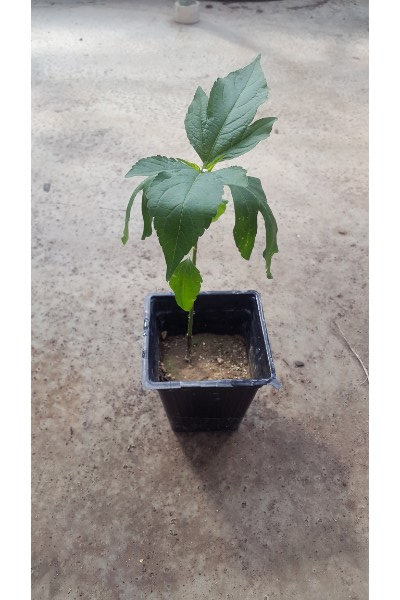
#> input picture ragweed_front.jpg, 400 x 600 px, found by its file name
$ jupyter execute proj_transform_img.ipynb
#> lines starting #> are read from the running program, lines starting #| are printed output that depends on the picture; after the words box and inside, x2 and y2 are one past the last pixel; in counts of white or black regions, pixels touching at a corner belong together
[cell 1]
import cv2
import numpy as np
from matplotlib import pyplot as plt

[cell 2]
#function to do color based segmentation
def combined (img):
    #b, g, r = cv2.split(img)
    b = img[:, :, 0]
    g = img[:, :, 1]
    r = img[:, :, 2]
    #r_max = g_max = b_max = 255
    r_max = np.amax(r)
    g_max = np.amax(g)
    b_max = np.amax(b)
    #print (r)
    #cv2.imshow("red chaneel",b)

    red_norm = r/r_max
    green_norm = g/g_max
    blue_norm = b/b_max

   # print(red_norm.shape)

    norm = red_norm + blue_norm + green_norm


    small_num = 0.0001
    r = red_norm/(norm+small_num)
    g = green_norm/(norm+small_num)
    b = blue_norm/(norm+small_num)

    #print('normalized r g b values: %d %d %d' %(r, g, b))

    ExG = 2*g - r - b #excess green

    return ExG

[cell 3]
def draw_bb(img, pts):
    #input: array of 4 coordinates
    #output: boundary box
    min_pt = np.min(pts,axis = 0)
    max_pt = np.max(pts,axis = 0)

    cv2.rectangle(img, (int(min_pt[0]),int(min_pt[1])), (int(max_pt[0]),int(max_pt[1])), (255,0,0), 2)
    plt.imshow(cv2.cvtColor(img, cv2.COLOR_BGR2RGB))
    plt.show()

[cell 4]
def draw_points(img, pts,radius = 10):
    #input: array of 4 coordinates
    #output: red dots on coordinate poins
    for (x,y) in pts:
        print(x,y)
        img = cv2.circle(img, (x,y), radius = radius, color=(0, 0, 255), thickness=-1)

    plt.imshow(cv2.cvtColor(img, cv2.COLOR_BGR2RGB))
    plt.show()

[cell 5]
def order_points(pts):
    # initialzie a list of coordinates that will be ordered
    # such that the first entry in the list is the top-left,
    # the second entry is the top-right, the third is the
    # bottom-right, and the fourth is the bottom-left
    rect = np.zeros((4, 2), dtype = "float32")
    # the top-left point will have the smallest sum, whereas
    # the bottom-right point will have the largest sum
    s = pts.sum(axis = 1)
    rect[0] = pts[np.argmin(s)]
    rect[2] = pts[np.argmax(s)]
    # now, compute the difference between the points, the
    # top-right point will have the smallest difference,
    # whereas the bottom-left will have the largest difference
    diff = np.diff(pts, axis = 1)
    rect[1] = pts[np.argmin(diff)]
    rect[3] = pts[np.argmax(diff)]
    # return the ordered coordinates
    return rect

[cell 6]
def four_point_transform(image, pts):
    # obtain a consistent order of the points and unpack them
    # individually
    rect = order_points(pts)
    (tl, tr, br, bl) = rect
    # compute the width of the new image, which will be the
    # maximum distance between bottom-right and bottom-left
    # x-coordiates or the top-right and top-left x-coordinates
    widthA = np.sqrt(((br[0] - bl[0]) ** 2) + ((br[1] - bl[1]) ** 2))
    widthB = np.sqrt(((tr[0] - tl[0]) ** 2) + ((tr[1] - tl[1]) ** 2))
    maxWidth = max(int(widthA), int(widthB))
    # compute the height of the new image, which will be the
    # maximum distance between the top-right and bottom-right
    # y-coordinates or the top-left and bottom-left y-coordinates
    heightA = np.sqrt(((tr[0] - br[0]) ** 2) + ((tr[1] - br[1]) ** 2))
    heightB = np.sqrt(((tl[0] - bl[0]) ** 2) + ((tl[1] - bl[1]) ** 2))
    maxHeight = max(int(heightA), int(heightB))
    # now that we have the dimensions of the new image, construct
    # the set of destination points to obtain a "birds eye view",
    # (i.e. top-down view) of the image, again specifying points
    # in the top-left, top-right, bottom-right, and bottom-left
    # order
    dst = np.array([
        [0, 0],
        [maxWidth - 1, 0],
        [maxWidth - 1, maxHeight - 1],
        [0, maxHeight - 1]], dtype = "float32")
    # compute the perspective transform matrix and then apply it
    M = cv2.getPerspectiveTransform(rect, dst)
    warped = cv2.warpPerspective(image, M, (maxWidth, maxHeight))
    # return the warped image
    return warped

[cell 7]
#Load original image, in real case it will video frame
img = cv2.imread(r'C:\Users\khan1\Desktop\Projective_transform\ragweed_front.jpg')
#> img is the input picture: shape (600, 400, 3); mean B, G, R 159.9, 163.9, 167.5
plt.imshow(cv2.cvtColor(img, cv2.COLOR_BGR2RGB))
plt.show()


height = img.shape[0]
#> height = 600
width = img.shape[1]
#> width = 400
print("Height:",height,"width:",width)
#| Height: 600 width: 400


### Crop image for Veera video ####
# [4 lines of commented-out code are left out]

max_value = np.max(combined(img))
#> in combined, `r = img[:, :, 2]`:
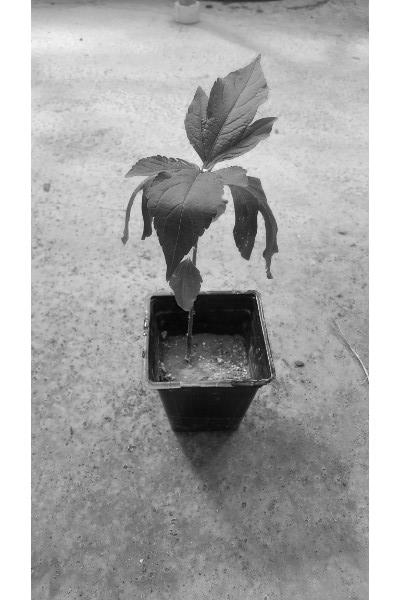
#> r: shape (600, 400); min 3, max 255, mean 167.5
#> in combined, `r_max = np.amax(r)`: r_max = 255
#> in combined, `g = green_norm/(norm+small_num)`:
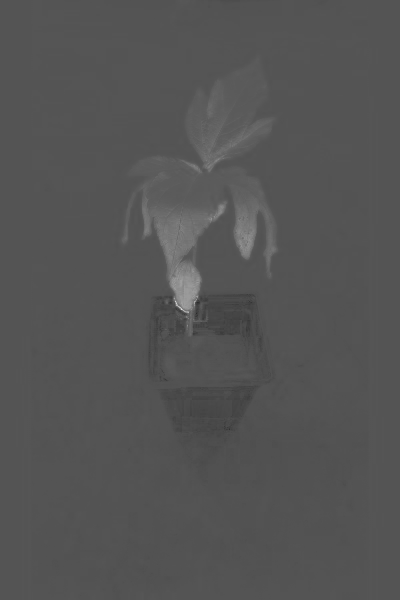
#> g: shape (600, 400) float64; min 0.166, max 0.856, mean 0.334
#> in combined, `b = blue_norm/(norm+small_num)`:
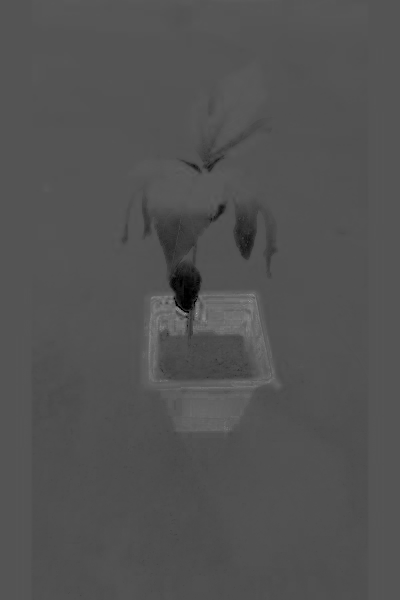
#> b: shape (600, 400) float64; min 0, max 0.666, mean 0.324
#> in combined, `ExG = 2*g - r - b`:
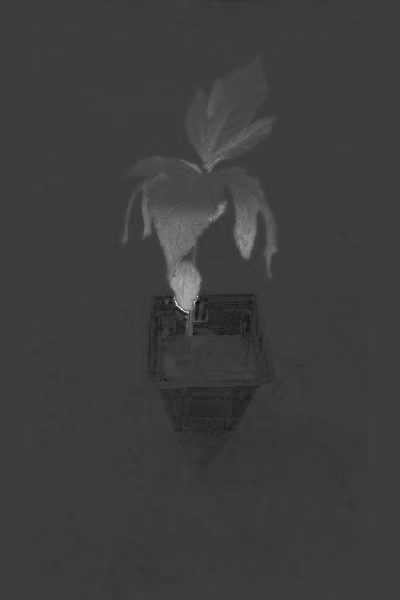
#> ExG: shape (600, 400) float64; min -0.499, max 1.57, mean 0.0018; drawn with min black and max white
#> max_value = 1.57
min_value = np.min(combined(img))
#> min_value = -0.499

###mapped combined image value (which is mostly negative) to 0-255
new_min = 0
new_max = 255
old_range = max_value - min_value
#> old_range = 2.07
new_range = new_max - new_min
lin_map = (((combined(img).astype(np.float64) - min_value) * new_range) / old_range) + new_min
image_map = lin_map.astype(np.uint8)

###OTSU threshold
thresh_val,thresh_img = cv2.threshold(image_map,0,255,cv2.THRESH_OTSU)
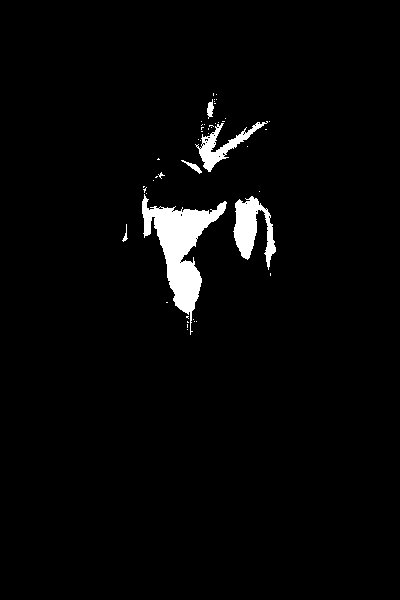
#> thresh_img: shape (600, 400); 2.8% white; 47 white regions (41 under 20 px), largest, box (x1, y1, x2, y2) and area: (142, 194, 227, 335) 4000, (233, 196, 276, 270) 1509, (195, 121, 268, 172) 952, (207, 99, 214, 119) 84, (181, 160, 202, 174) 82, (122, 224, 128, 242) 35
#> thresh_val = 83


###Morphology Opening-Closing to delete small weed segments
kernel = np.ones((5,5),np.uint8)
opening = cv2.morphologyEx(thresh_img, cv2.MORPH_OPEN, kernel)
#> opening: shape (600, 400); 2.5% white; 5 white regions, box (x1, y1, x2, y2) and area: (142, 201, 226, 312) 3857, (234, 199, 262, 258) 1112, (199, 135, 247, 170) 644, (266, 227, 276, 260) 223, (207, 103, 213, 113) 53
closing = cv2.morphologyEx(opening, cv2.MORPH_CLOSE, kernel)
#> closing: shape (600, 400); 2.5% white; 5 white regions, box (x1, y1, x2, y2) and area: (142, 201, 226, 312) 3923, (234, 199, 262, 258) 1113, (199, 135, 247, 170) 663, (266, 227, 276, 260) 224, (207, 103, 213, 113) 53
#print(closing.shape)
plt.imshow(closing, cmap='gray')
plt.show()

# convert the image to grayscale, blur it, and find edges
# in the image
dilation = cv2.dilate(closing,kernel,iterations = 2)
#> dilation: shape (600, 400); 4.2% white; 5 white regions, box (x1, y1, x2, y2) and area: (138, 197, 230, 316) 5806, (230, 195, 266, 262) 1899, (195, 131, 251, 174) 1499, (262, 223, 280, 264) 632, (203, 99, 217, 117) 245
plt.imshow(dilation, cmap='gray')
plt.title("After dilation")
plt.show()

[cell 8]
### boundary box coordinates ###
# ideally they will be collected from CNN detetctor
# OR predifed set of points based on camera position
# OR from binary segment image. Find Max and Min white pixel and add ~25 pixels both x,y to get corner points
pts = np.float32([[50,0],[350,50],[50,400],[280,450]])

#draw_bb(img, pts)
draw_points(img,pts)
#> after the loop in draw_points, `for (x,y) in pts:`:
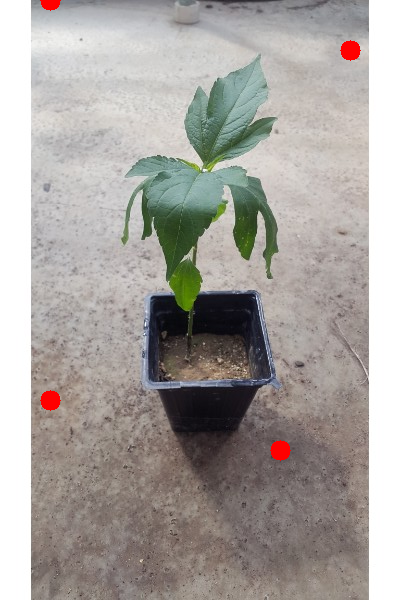
#> img: shape (600, 400, 3); mean B, G, R 159.3, 163.2, 168

[cell 9]
warped = four_point_transform(img, pts)
#> in four_point_transform, `warped = cv2.warpPerspective(image, M, (maxWidth, maxHeight))`:
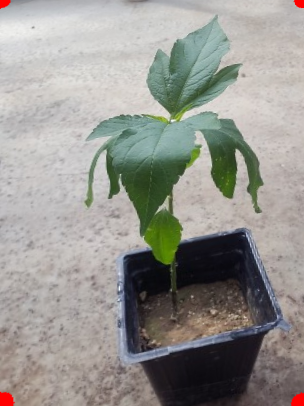
#> warped: shape (406, 304, 3); mean B, G, R 144.5, 149.4, 150.7

plt.imshow(cv2.cvtColor(warped, cv2.COLOR_BGR2RGB))
plt.title("Projective Transformation")
plt.show()

[cell 10]
#Load original image, in real case it will video frame
img = cv2.imread(r'C:\Users\khan1\Desktop\Projective_transform\crop_row.JPG')
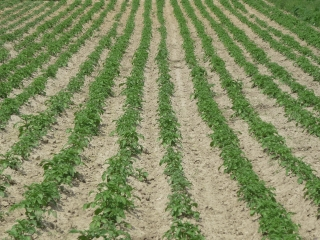
#> input picture crop_row.JPG, 320 x 240 px, found by its file name
#> img is the input picture: shape (240, 320, 3); mean B, G, R 98.8, 141.3, 131.5
plt.imshow(cv2.cvtColor(img, cv2.COLOR_BGR2RGB))
plt.show()


height = img.shape[0]
#> height = 240
width = img.shape[1]
#> width = 320
print("Height:",height,"width:",width)
#| Height: 240 width: 320


pts = np.float32([[105,50],[225,50],[40,150],[300,150]])

#draw_bb(img, pts)
draw_points(img,pts,radius = 5)
#> call 2 of draw_points, with pts = array of shape (4, 2), radius = 5
#> after the loop in draw_points (call 2), `for (x,y) in pts:`:
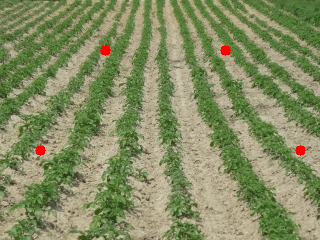
#> img: shape (240, 320, 3); mean B, G, R 98.3, 140.6, 131.9

warped = four_point_transform(img, pts)
#> in four_point_transform (call 2), `warped = cv2.warpPerspective(image, M, (maxWidth, maxHeight))`:
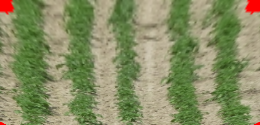
#> warped: shape (125, 260, 3); mean B, G, R 100.2, 142.3, 134.8

plt.imshow(cv2.cvtColor(warped, cv2.COLOR_BGR2RGB))
plt.title("Projective Transformation")
plt.show()
